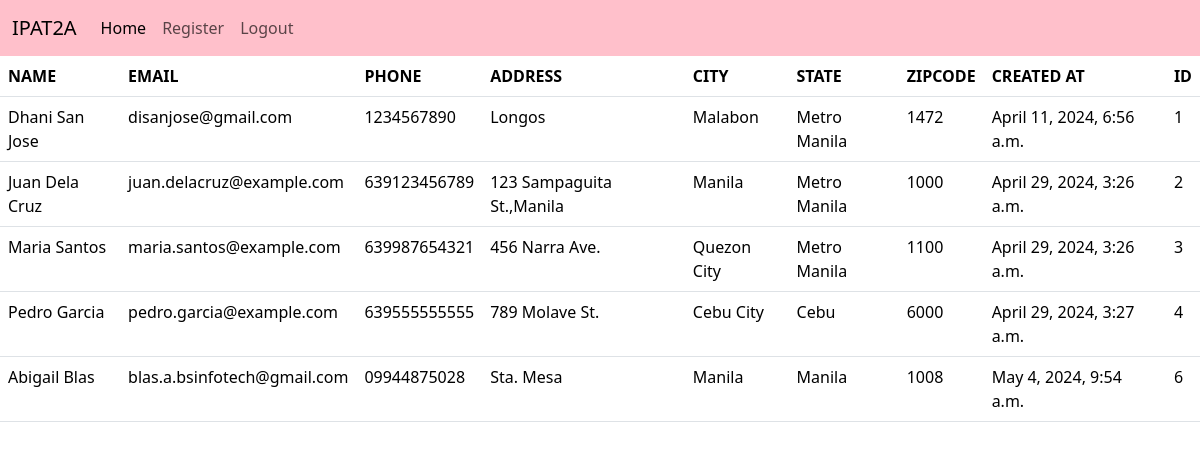
The app's page / (signed in) with its own data.
### dcrm/models.py (models this page shows, shortened)
class Record(models.Model):
    created_at = models.DateTimeField(auto_now_add=True)
    first_name = models.CharField(max_length=50)
    last_name =  models.CharField(max_length=50)
    email =  models.CharField(max_length=100)
    phone = models.CharField(max_length=15)
    address =  models.CharField(max_length=100)
    city =  models.CharField(max_length=50)
    state =  models.CharField(max_length=50)
    zipcode =  models.CharField(max_length=20)

### dcrm/views.py (the view, shortened to what this page needs)
# urls.py: 2. Add a URL to urlpatterns:  path('', views.home, name='home')
def home(request):
    records = Record.objects.all()
    return render(request, 'home.html', {'records':records})

### dcrm/templates/home.html (shortened to what this page needs)
{% extends 'base.html' %}
{% block content %}
{% if user.is_authenticated %}
<table class="table">
    <thead>
        <tr>
        <th>NAME</th>
        <th>EMAIL</th>
        <th>PHONE</th>
        <th>ADDRESS</th>
        <th>CITY</th>
        <th>STATE</th>
        <th>ZIPCODE</th>
        <th>CREATED AT</th>
        <th>ID</th>
    </tr>
    </thead>
<tbody>
    {% if records %}
        {% for record in records %}
            <tr>
                <td>{{ record.first_name }} {{record.last_name}}</td>
                <td>{{ record.email }}</td>
                <td>{{ record.phone }}</td>
                <td>{{ record.address }}</td>
                <td>{{ record.city }}</td>
                <td>{{ record.state }}</td>
                <td>{{ record.zipcode }}</td>
                <td>{{ record.created_at }}</td>
                <td>{{ record.id }}</td>
            </tr>
        {% endfor %}
    {% endif %}
</tbody>
</table>
{% endif %}
{% endblock %}

### dcrm/templates/base.html (shortened to what this page needs)
<!doctype html>
<html lang="en">
  <head>
    <link href="https://cdn.jsdelivr.net/npm/bootstrap@5.3.3/dist/css/bootstrap.min.css" rel="stylesheet">
  </head>
  {% include 'navbar.html' %}
  <body>
    {% block content %}
    {% endblock content %}
  </body>
</html>

### dcrm/templates/navbar.html (shortened to what this page needs)
<nav class="navbar navbar-expand-lg bg-pink" >
    <div class="container-fluid">
      <a class="navbar-brand" href="#">IPAT2A</a>
      <div class="collapse navbar-collapse" id="navbarNav">
        <ul class="navbar-nav">
          <li class="nav-item">
            <a class="nav-link active" aria-current="page" href="{% url 'home' %}">Home</a>
          </li>
          <li class="nav-item">
            <a class="nav-link" href="{% url 'register' %}">Register</a>
          </li>
          <li class="nav-item">
            <a class="nav-link" href="{% url 'logout' %}">Logout</a>
          </li>
        </ul>
      </div>
    </div>
  </nav>

### dcrm/templates/navbar.html (style rules this page uses)
.bg-pink { background-color: pink !important; }

### records on screen
Record: first_name "Dhani", last_name "San Jose", email "disanjose@gmail.com", phone "1234567890", address "Longos", city "Malabon", state "Metro Manila", zipcode "1472", created_at "April 11, 2024, 6:56 a.m.", id "1"
Record: first_name "Juan", last_name "Dela Cruz", email "juan.delacruz@example.com", phone "639123456789", address "123 Sampaguita St.,Manila", city "Manila", state "Metro Manila", zipcode "1000", created_at "April 29, 2024, 3:26 a.m.", id "2"
Record: first_name "Maria", last_name "Santos", email "maria.santos@example.com", phone "639987654321", address "456 Narra Ave.", city "Quezon City", state "Metro Manila", zipcode "1100", created_at "April 29, 2024, 3:26 a.m.", id "3"
Record: first_name "Pedro", last_name "Garcia", email "pedro.garcia@example.com", phone "639555555555", address "789 Molave St.", city "Cebu City", state "Cebu", zipcode "6000", created_at "April 29, 2024, 3:27 a.m.", id "4"
Record: first_name "Abigail", last_name "Blas", email "blas.a.bsinfotech@gmail.com", phone "09944875028", address "Sta. Mesa", city "Manila", state "Manila", zipcode "1008", created_at "May 4, 2024, 9:54 a.m.", id "6"
